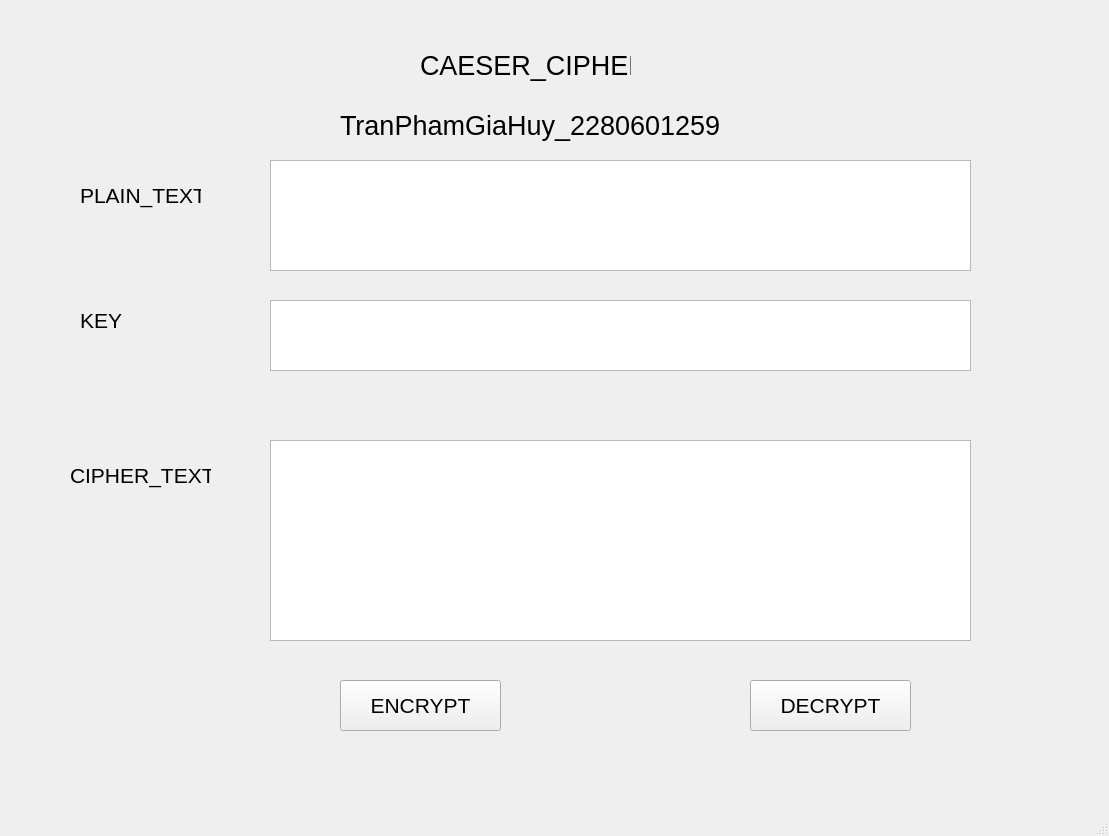
<?xml version="1.0" encoding="UTF-8"?>
<ui version="4.0">
 <class>MainWindow</class>
 <widget class="QMainWindow" name="MainWindow">
  <property name="geometry">
   <rect>
    <x>0</x>
    <y>0</y>
    <width>1109</width>
    <height>836</height>
   </rect>
  </property>
  <property name="font">
   <font>
    <pointsize>16</pointsize>
   </font>
  </property>
  <property name="windowTitle">
   <string>MainWindow</string>
  </property>
  <widget class="QWidget" name="centralwidget">
   <widget class="QLabel" name="label">
    <property name="geometry">
     <rect>
      <x>420</x>
      <y>30</y>
      <width>211</width>
      <height>71</height>
     </rect>
    </property>
    <property name="font">
     <font>
      <pointsize>20</pointsize>
     </font>
    </property>
    <property name="text">
     <string>CAESER_CIPHER</string>
    </property>
   </widget>
   <widget class="QLabel" name="label_2">
    <property name="geometry">
     <rect>
      <x>340</x>
      <y>90</y>
      <width>401</width>
      <height>71</height>
     </rect>
    </property>
    <property name="font">
     <font>
      <pointsize>20</pointsize>
     </font>
    </property>
    <property name="text">
     <string>TranPhamGiaHuy_2280601259</string>
    </property>
   </widget>
   <widget class="QLabel" name="label_3">
    <property name="geometry">
     <rect>
      <x>80</x>
      <y>170</y>
      <width>121</width>
      <height>51</height>
     </rect>
    </property>
    <property name="font">
     <font>
      <pointsize>16</pointsize>
     </font>
    </property>
    <property name="text">
     <string>PLAIN_TEXT</string>
    </property>
   </widget>
   <widget class="QLabel" name="label_4">
    <property name="geometry">
     <rect>
      <x>80</x>
      <y>310</y>
      <width>51</width>
      <height>21</height>
     </rect>
    </property>
    <property name="font">
     <font>
      <pointsize>16</pointsize>
     </font>
    </property>
    <property name="text">
     <string>KEY</string>
    </property>
   </widget>
   <widget class="QLabel" name="label_5">
    <property name="geometry">
     <rect>
      <x>70</x>
      <y>450</y>
      <width>141</width>
      <height>51</height>
     </rect>
    </property>
    <property name="text">
     <string>CIPHER_TEXT</string>
    </property>
   </widget>
   <widget class="QPlainTextEdit" name="plainTextEdit">
    <property name="geometry">
     <rect>
      <x>270</x>
      <y>160</y>
      <width>701</width>
      <height>111</height>
     </rect>
    </property>
   </widget>
   <widget class="QTextEdit" name="textEdit">
    <property name="geometry">
     <rect>
      <x>270</x>
      <y>300</y>
      <width>701</width>
      <height>71</height>
     </rect>
    </property>
   </widget>
   <widget class="QTextEdit" name="textEdit_2">
    <property name="geometry">
     <rect>
      <x>270</x>
      <y>440</y>
      <width>701</width>
      <height>201</height>
     </rect>
    </property>
   </widget>
   <widget class="QPushButton" name="pushButton">
    <property name="geometry">
     <rect>
      <x>340</x>
      <y>680</y>
      <width>161</width>
      <height>51</height>
     </rect>
    </property>
    <property name="text">
     <string>ENCRYPT</string>
    </property>
   </widget>
   <widget class="QPushButton" name="pushButton_2">
    <property name="geometry">
     <rect>
      <x>750</x>
      <y>680</y>
      <width>161</width>
      <height>51</height>
     </rect>
    </property>
    <property name="text">
     <string>DECRYPT</string>
    </property>
   </widget>
  </widget>
  <widget class="QMenuBar" name="menubar">
   <property name="geometry">
    <rect>
     <x>0</x>
     <y>0</y>
     <width>1109</width>
     <height>36</height>
    </rect>
   </property>
  </widget>
  <widget class="QStatusBar" name="statusbar"/>
 </widget>
 <resources/>
 <connections/>
</ui>
